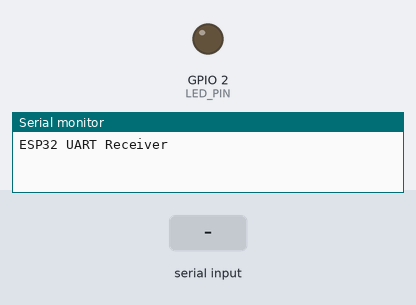
A sketch run on a simulated ESP32. Shown: output pins drawn as LEDs (lit = HIGH), the last lines printed to the serial monitor. Inputs (shaded band) come from the test bench.

Above: at 1.2 s.
1.3 s: "90,45\n" received over the second serial link
At 1.6 s:
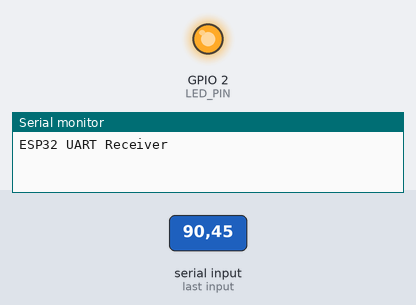
3.3 s: "0\n" received over the second serial link
At 4.7 s:
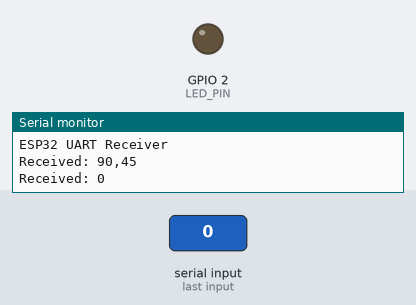
Timing chart, 0 to 6.3 s (numbered marks = the images above; inputs shaded):
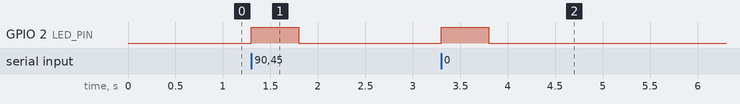

The sketch:

receiver.ino
```cpp
// (licence header left out)
// Define TX and RX pins for UART (change if needed)
#define TXD1 19
#define RXD1 21

// Use Serial1 for UART communication
HardwareSerial mySerial(2);

#define LED_PIN 2

void setup() {
  Serial.begin(115200);
  mySerial.begin(9600, SERIAL_8N1, RXD1, TXD1);  // UART setup

  pinMode(LED_PIN, OUTPUT);

  Serial.println("ESP32 UART Receiver");
}

void loop() {
  // Check if data is available to read
  if (mySerial.available()) {
    // Read data and display it
    String message = mySerial.readStringUntil('\n');

    // Convert the received string to an integer
    int receivedNumber = message.toInt();

    // Check if the number is even
    if (receivedNumber % 2 == 0) {
      // Blink LED if the number is even
      digitalWrite(LED_PIN, HIGH);  // Turn LED on
      delay(500);                   // Wait for 500 milliseconds
      digitalWrite(LED_PIN, LOW);   // Turn LED off
      delay(500);                   // Wait for 500 milliseconds
    }

    Serial.println("Received: " + message);
  }
}
```

Measured:
- after the input at 1.3 s, GPIO 2 (LED_PIN): LOW → HIGH at once, → LOW 0.50 s later
- after the input at 3.3 s, GPIO 2 (LED_PIN): LOW → HIGH at once, → LOW 0.50 s later
